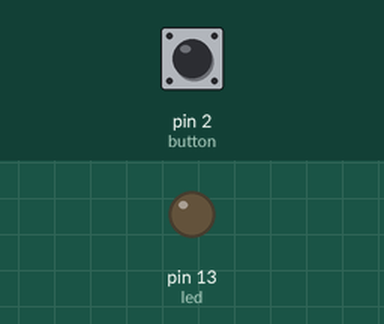
Recording of a sketch running on a simulated Arduino Uno, built with avr-gcc and run on an emulated ATmega328P. Shown: output pins drawn as LEDs (lit = HIGH). The test bench sets the inputs (shaded band); at power-on: pin 2 (button) HIGH.

Above: at 1.2 s.
1.3 s: pin 2 (button) pulled LOW for 0.15 s
At 1.7 s:
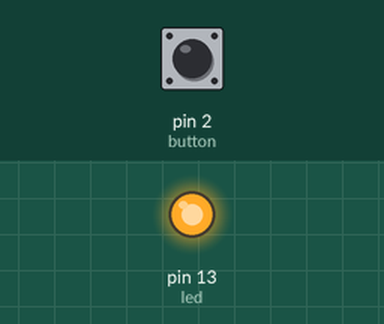
2.9 s: pin 2 (button) pulled LOW for 1 s
At 4.1 s:
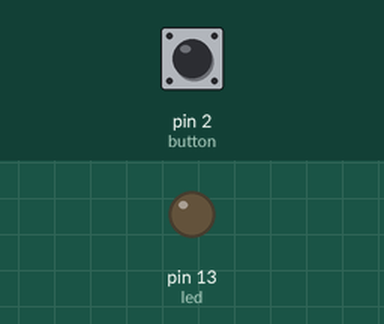
5.4 s: pin 2 (button) pulled LOW for 3.2 s
At 6.0 s:
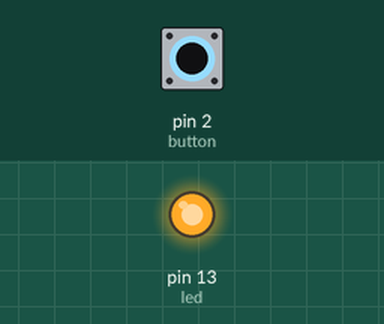
Timing chart, 0 to 8.4 s (numbered marks = the images above; inputs shaded):
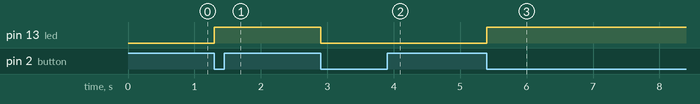

Measured:
- after the input at 1.3 s, pin 13 (led): LOW → HIGH at once
- after the input at 2.9 s, pin 13 (led): HIGH → LOW at once
- after the input at 5.4 s, pin 13 (led): LOW → HIGH at once

The sketch:

button_switch.ino
```cpp
/*
 * make a push button behave like a switch
 */

// assign pins based off circuit
int button = 2;
int led = 13;

int button_val = HIGH;        // the button starts off not pressed
int last_button_val = HIGH;   // and wasn't pressed before the sketch started
int pressed = false;          // will tell us if the button was just pressed
int led_val = LOW;            // LED starts turned off

// the setup function runs once when you press reset or power the board
void setup() {
  // initialize pin 2 as an input and pin 13 as an output
  pinMode(button, INPUT);
  pinMode(led, OUTPUT);
}

// the loop function runs over and over again forever
void loop() {
  button_val = digitalRead(button);                   // read the value of pin 2

  if(button_val == LOW && last_button_val == HIGH) {  // if the button is pressed but
    pressed = true;                                   // wasn't pressed last check,
  }                                                   // set the variable 'pressed' to true
  else {
    pressed = false;                                  // otherwise set it to false
  }

  if(pressed) {                                       // if 'pressed' is true
    if(led_val == LOW) {                              // and led is off,
      led_val = HIGH;                                 // turn led on
    }                                                 // if 'pressed is true
    else {                                            // and led is on,
      led_val = LOW;                                  // turn led off
    }
  }

  digitalWrite(led, led_val);                         // write the LED state to the LED

  if(button_val != last_button_val) {                 // if the button has been pressed or
    delay(50);                                        // released, give the circuit time
  }                                                   // to settle

  last_button_val = button_val;                       // update last_button_val for next loop
}
```
